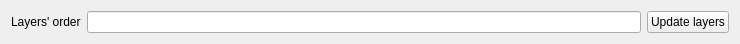
<?xml version="1.0" encoding="UTF-8"?>
<ui version="4.0">
 <class>NeatLayer</class>
 <widget class="QWidget" name="NeatLayer">
  <property name="geometry">
   <rect>
    <x>0</x>
    <y>0</y>
    <width>740</width>
    <height>42</height>
   </rect>
  </property>
  <property name="windowTitle">
   <string>Form</string>
  </property>
  <layout class="QGridLayout" name="gridLayout">
   <item row="0" column="0">
    <layout class="QHBoxLayout" name="horizontalLayout">
     <item>
      <widget class="QLabel" name="NEATLabel">
       <property name="text">
        <string>Layers' order</string>
       </property>
      </widget>
     </item>
     <item>
      <widget class="QLineEdit" name="NEATLayerLineEdit">
       <property name="text">
        <string/>
       </property>
      </widget>
     </item>
     <item>
      <widget class="QPushButton" name="NEATLayerPushButton">
       <property name="text">
        <string>Update layers</string>
       </property>
      </widget>
     </item>
    </layout>
   </item>
  </layout>
 </widget>
 <resources/>
 <connections/>
</ui>
